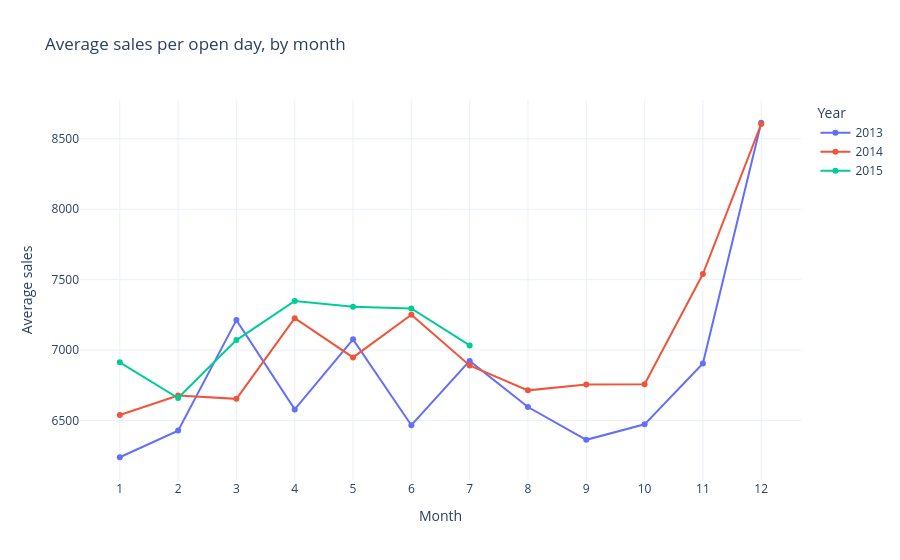

Source (notebook cell):
### Markdown cell above
## 6. Is there a yearly season?

Average sales per open day for each month, one line per year.

### Code cell
monthly = (open_days.assign(year=open_days.sale_date.dt.year, month=open_days.sale_date.dt.month)
           .groupby(["year", "month"]).sales.mean()
           .reset_index())

fig = px.line(monthly, x="month", y="sales", color="year", markers=True,
              title="Average sales per open day, by month",
              labels={"sales": "Average sales", "month": "Month", "year": "Year"})
fig.update_xaxes(dtick=1)
fig.show()

### Figure 1 — Plotly figure (JSON) as saved in the notebook; plotly's stock layout.template omitted (floating-point values rounded to 4 significant figures)
{"data": [{"hovertemplate": "Year=2013<br>Month=%{x}<br>Average sales=%{y}<extra></extra>", "legendgroup": "2013", "line": {"color": "#636efa", "dash": "solid"}, "marker": {"symbol": "circle"}, "mode": "lines+markers", "name": "2013", "orientation": "v", "showlegend": true, "type": "scatter", "x": [1, 2, 3, 4, 5, 6, 7, 8, 9, 10, 11, 12], "xaxis": "x", "y": [6240.0, 6429.0, 7213.0, 6579.0, 7076.0, 6467.0, 6923.0, 6596.0, 6363.0, 6473.0, 6905.0, 8613.0], "yaxis": "y"}, {"hovertemplate": "Year=2014<br>Month=%{x}<br>Average sales=%{y}<extra></extra>", "legendgroup": "2014", "line": {"color": "#EF553B", "dash": "solid"}, "marker": {"symbol": "circle"}, "mode": "lines+markers", "name": "2014", "orientation": "v", "showlegend": true, "type": "scatter", "x": [1, 2, 3, 4, 5, 6, 7, 8, 9, 10, 11, 12], "xaxis": "x", "y": [6539.0, 6678.0, 6654.0, 7227.0, 6948.0, 7251.0, 6891.0, 6714.0, 6757.0, 6757.0, 7540.0, 8604.0], "yaxis": "y"}, {"hovertemplate": "Year=2015<br>Month=%{x}<br>Average sales=%{y}<extra></extra>", "legendgroup": "2015", "line": {"color": "#00cc96", "dash": "solid"}, "marker": {"symbol": "circle"}, "mode": "lines+markers", "name": "2015", "orientation": "v", "showlegend": true, "type": "scatter", "x": [1, 2, 3, 4, 5, 6, 7], "xaxis": "x", "y": [6913.0, 6660.0, 7071.0, 7349.0, 7308.0, 7296.0, 7033.0], "yaxis": "y"}], "layout": {"legend": {"title": {"text": "Year"}, "tracegroupgap": 0}, "title": {"text": "Average sales per open day, by month"}, "xaxis": {"anchor": "y", "domain": [0.0, 1.0], "dtick": 1, "title": {"text": "Month"}}, "yaxis": {"anchor": "x", "domain": [0.0, 1.0], "title": {"text": "Average sales"}}}}
